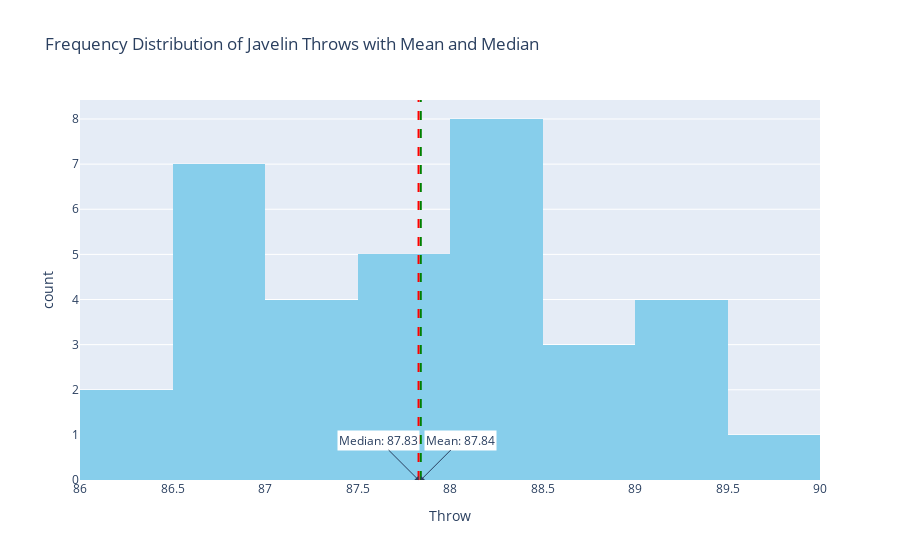

Here is the notebook cell this chart was saved with:
### Code cell
mean_throw=df['Throw'].mean()
median_throw=df['Throw'].median()
fig=px.histogram(df,x='Throw',nbins=10,title="Frequency Distribution of Javelin Throws with Mean and Median",
                 labels={'value':'Javelin throw distance(m)','count':'Frequency'},color_discrete_sequence=['skyblue'])

fig=go.Figure(fig)

fig.add_vline(x=mean_throw,line=dict(color='green',width=2,dash='dash'))
fig.add_vline(x=median_throw,line=dict(color='red',width=2,dash='dash'))

fig.add_annotation(x=mean_throw, y=0, yref="paper", text=f'Mean: {mean_throw:.2f}', showarrow=True, arrowhead=1, ax=40, ay=-40, bgcolor="white")
fig.add_annotation(x=median_throw, y=0, yref="paper", text=f'Median: {median_throw:.2f}', showarrow=True, arrowhead=1, ax=-40, ay=-40, bgcolor="white")


fig.show()

### Figure 1 — Plotly figure (JSON) as saved in the notebook; plotly's stock layout.template omitted (floating-point values rounded to 4 significant figures)
{"data": [{"alignmentgroup": "True", "bingroup": "x", "hovertemplate": "Throw=%{x}<br>count=%{y}<extra></extra>", "legendgroup": "", "marker": {"color": "skyblue", "pattern": {"shape": ""}}, "name": "", "nbinsx": 10, "offsetgroup": "", "orientation": "v", "showlegend": false, "type": "histogram", "x": [89.94, 89.45, 89.34, 89.3, 89.08, 88.88, 88.77, 88.67, 88.44, 88.39, 88.36, 88.17, 88.13, 88.07, 88.06, 88, 87.86, 87.8, 87.73, 87.66, 87.58, 87.46, 87.43, 87.03, 87, 86.92, 86.84, 86.79, 86.69, 86.67, 86.65, 86.52, 86.48, 86.47], "xaxis": "x", "yaxis": "y"}], "layout": {"annotations": [{"arrowhead": 1, "ax": 40, "ay": -40, "bgcolor": "white", "showarrow": true, "text": "Mean: 87.84", "x": 87.84, "y": 0, "yref": "paper"}, {"arrowhead": 1, "ax": -40, "ay": -40, "bgcolor": "white", "showarrow": true, "text": "Median: 87.83", "x": 87.83, "y": 0, "yref": "paper"}], "barmode": "relative", "legend": {"tracegroupgap": 0}, "shapes": [{"line": {"color": "green", "dash": "dash", "width": 2}, "type": "line", "x0": 87.84, "x1": 87.84, "xref": "x", "y0": 0, "y1": 1, "yref": "y domain"}, {"line": {"color": "red", "dash": "dash", "width": 2}, "type": "line", "x0": 87.83, "x1": 87.83, "xref": "x", "y0": 0, "y1": 1, "yref": "y domain"}], "title": {"text": "Frequency Distribution of Javelin Throws with Mean and Median"}, "xaxis": {"anchor": "y", "domain": [0, 1], "title": {"text": "Throw"}}, "yaxis": {"anchor": "x", "domain": [0, 1], "title": {"text": "count"}}}}
